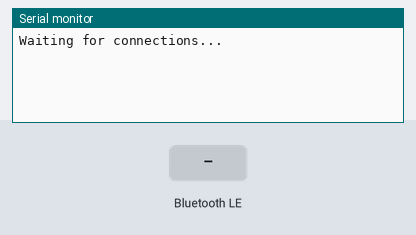
Bench run of a program on a simulated ESP32. On the bench: the last lines printed to the serial monitor. Inputs (shaded band) come from the test bench. Nothing arrives over Bluetooth unless stated; a phone connects over Bluetooth LE 3 s after start.

Above: at 1.2 s.
1.3 s: Bluetooth LE write "5" received
At 2.1 s:
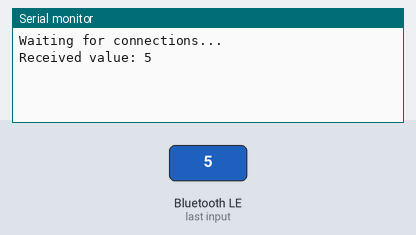
4.3 s: Bluetooth LE write "90" received
At 4.9 s:
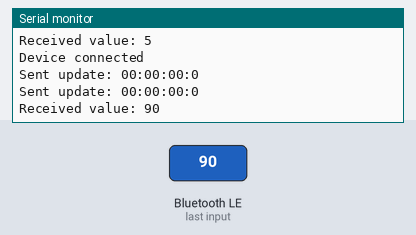
5.8 s: Bluetooth LE write "200" received
At 5.99 s:
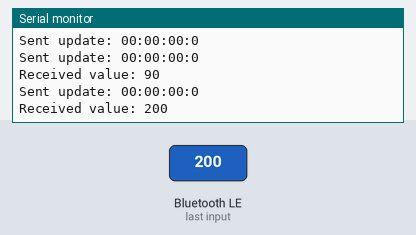

Measured:
- after the input at 1.3 s, the serial monitor: prints a new line after 0.05 s (image 1)
- after the input at 4.3 s, the serial monitor: prints a new line after 0.05 s (image 2)
- after the input at 5.8 s, the serial monitor: prints a new line after 0.05 s (image 3)

The program:

main.cpp
```cpp
#include <Arduino.h>
#include <BLEDevice.h>
#include <BLEServer.h>
#include <BLEUtils.h>
#include <BLE2902.h>

#define SERVICE_UUID "1a39d1af-53ab-447b-9368-6f36ba2a09b6"
#define CHARACTERISTIC_UUID_RX "1a39d1af-53ab-447b-9368-6f36ba2a09b7"
#define CHARACTERISTIC_UUID_TX "1a39d1af-53ab-447b-9368-6f36ba2a09b8"

BLEServer *server = NULL;
BLECharacteristic *pTxCharacteristic = NULL;
bool device_connected = false;
String currentTime = "00:00:00:0"; // Initial time

class Time {
  private:
  int hours;
  int minutes;
  int seconds;
  int day;

  public:
  void set(String value) {
    // Expected format: "HH:MM:SS:D"
    hours = value.substring(0, 2).toInt();
    minutes = value.substring(3, 5).toInt();
    seconds = value.substring(6, 8).toInt();
    day = value.substring(9).toInt();
    // updateString();
  }

  // void updateString() {
  //   currentTime =
  //     String(hours).length() == 1 ? "0" + String(hours) : String(hours) + ":" +
  //     String(minutes).length() == 1 ? "0" + String(minutes) : String(minutes) + ":" +
  //     String(seconds).length() == 1 ? "0" + String(seconds) : String(seconds) + ":" +
  //     String(day);
  // }

  String toString() {
    return currentTime;
  }
} times;

class ServerCallbacks: public BLEServerCallbacks {
  void onConnect(BLEServer* pServer) {
    device_connected = true;
    Serial.println("Device connected");
  };

  void onDisconnect(BLEServer* pServer) {
    device_connected = false;
    Serial.println("Device disconnected");
    // Restart advertising
    BLEDevice::startAdvertising();
    server->startAdvertising();
  }
};

class Callbacks : public BLECharacteristicCallbacks {
  void onWrite(BLECharacteristic *pChar) {
    std::string rxValue = pChar->getValue();
    if (rxValue.length() > 0) {
      String received = String(rxValue.c_str());
      Serial.println("Received value: " + received);
      times.set(received);

      // Update TX characteristic
      pTxCharacteristic->setValue(times.toString().c_str());
      pTxCharacteristic->notify();
    }
  }
};

void setup() {
  Serial.begin(115200);
  BLEDevice::init("CLOCK825"); // Must match name Flutter is scanning for

  server = BLEDevice::createServer();
  server->setCallbacks(new ServerCallbacks());

  BLEService *service = server->createService(SERVICE_UUID);

  // TX Characteristic (Notifications)
  pTxCharacteristic = service->createCharacteristic(
    CHARACTERISTIC_UUID_TX,
    BLECharacteristic::PROPERTY_NOTIFY |
    BLECharacteristic::PROPERTY_READ
  );
  pTxCharacteristic->addDescriptor(new BLE2902());
  pTxCharacteristic->setValue(times.toString().c_str());

  // RX Characteristic (Write)
  BLECharacteristic *pRxCharacteristic = service->createCharacteristic(
    CHARACTERISTIC_UUID_RX,
    BLECharacteristic::PROPERTY_WRITE
  );
  pRxCharacteristic->setCallbacks(new Callbacks());

  service->start();

  // Advertising configuration
  BLEAdvertising *advertising = BLEDevice::getAdvertising();
  advertising->addServiceUUID(SERVICE_UUID);
  advertising->setScanResponse(true);
  advertising->setMinInterval(0x20);    // 32 * 0.625ms = 20ms
  advertising->setMaxInterval(0x40);    // 64 * 0.625ms = 40ms
  advertising->setMinPreferred(0x20);   // 32 * 0.625ms = 20ms
  advertising->setMaxPreferred(0x40);   // 64 * 0.625ms = 40ms


  BLEDevice::startAdvertising();

  Serial.println("Waiting for connections...");
}

void loop() {
  if (device_connected) {
    // Send updates every second
    static unsigned long lastUpdate = 0;
    if (millis() - lastUpdate >= 1000) {
      pTxCharacteristic->setValue(times.toString().c_str());
      pTxCharacteristic->notify();
      lastUpdate = millis();
      Serial.println("Sent update: " + times.toString());
    }
  }
  delay(10);
}
```
